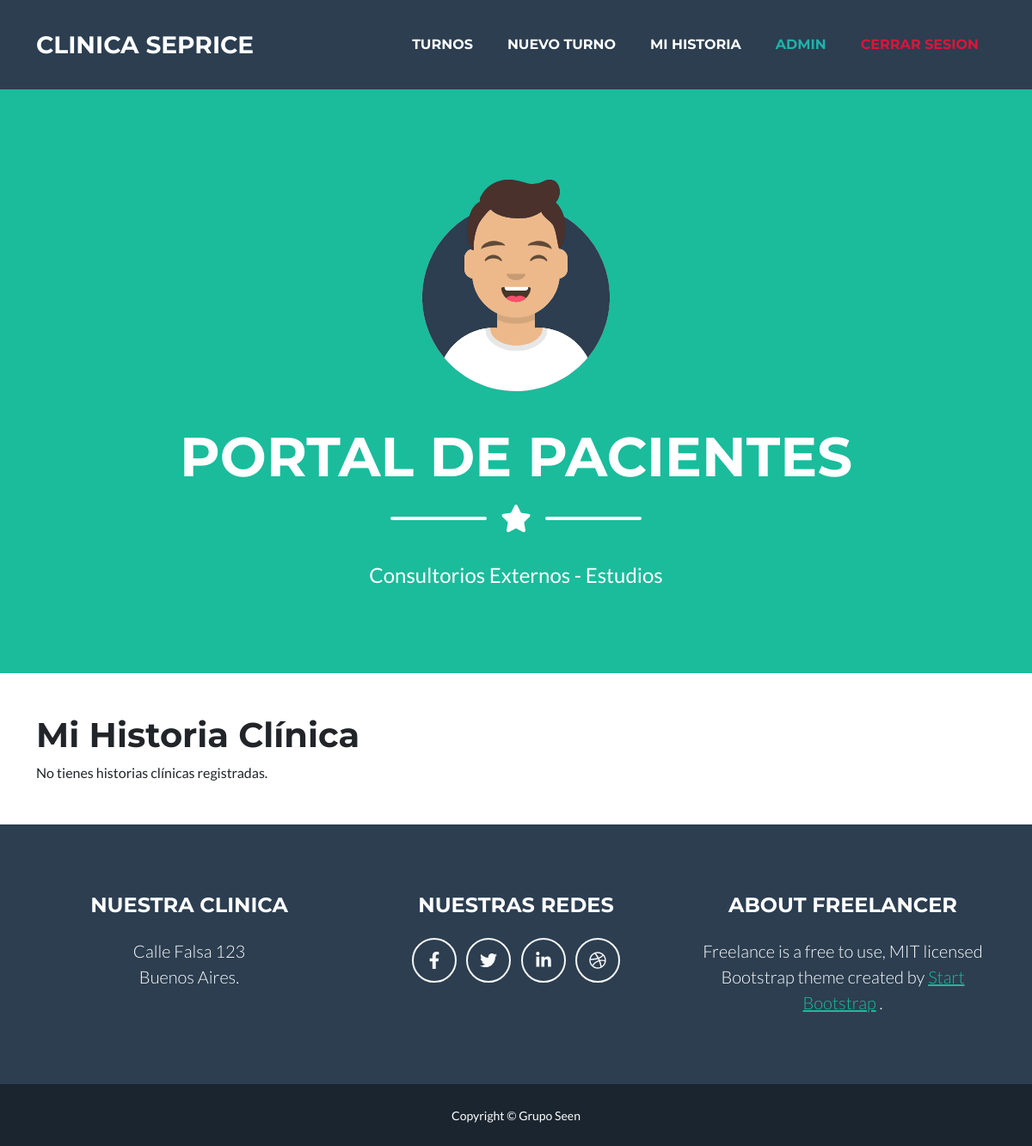
The app's page /mi_historia_clinica/ (signed in), older data.
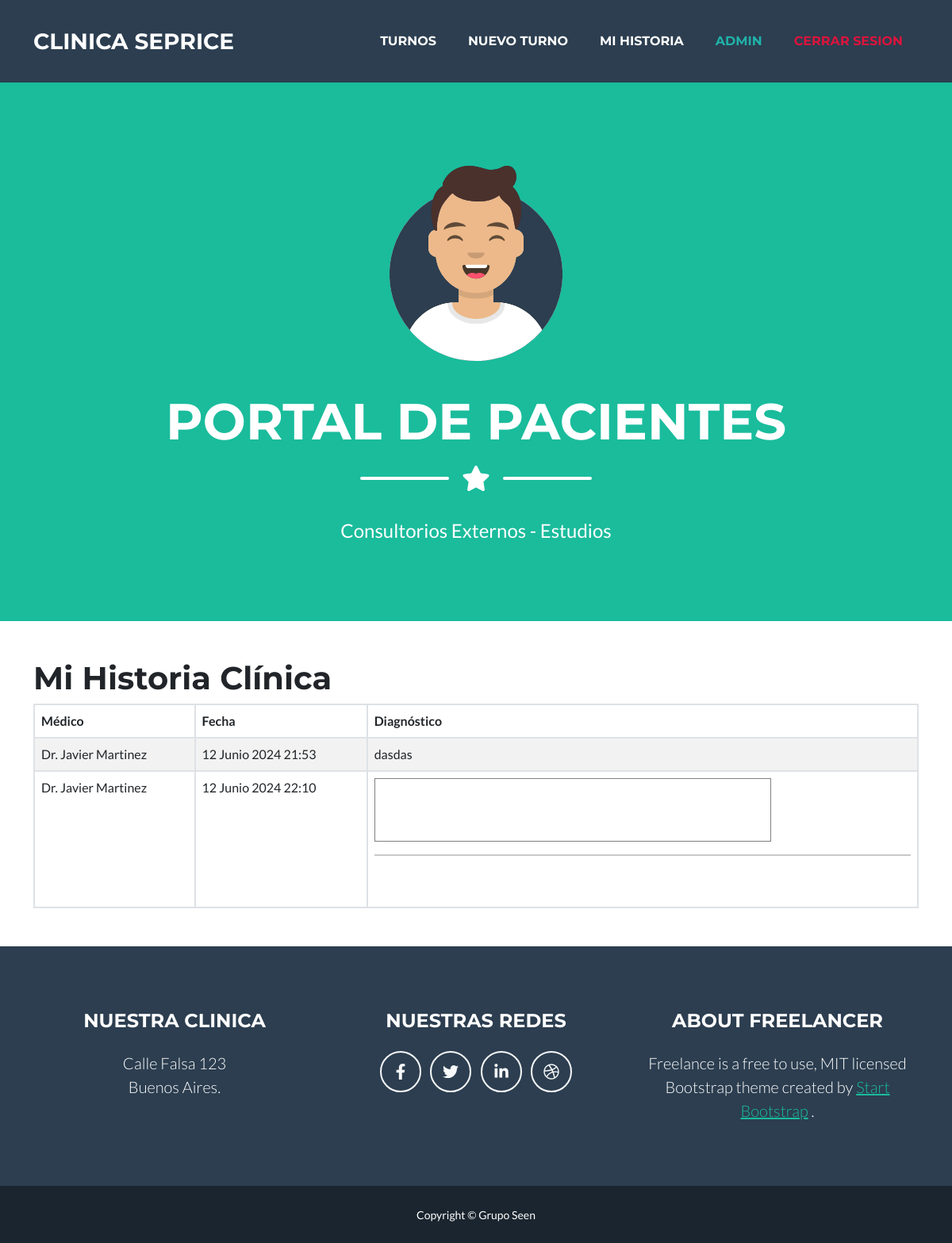
The same page, newer data.
### historias_medicas/models.py (models this page shows, shortened)
class HistoriaClinica(models.Model):
    paciente = models.ForeignKey(User, on_delete=models.CASCADE)
    medico = models.ForeignKey(Medico, on_delete=models.CASCADE)
    fecha = models.DateTimeField(auto_now_add=True)
    diagnostico = RichTextField()

### registro/models.py (models this page shows)
class Medico(models.Model):
    user = models.OneToOneField(User, on_delete=models.CASCADE)
    especialidad = models.OneToOneField(Especialidad, on_delete=models.CASCADE)
    nombre = models.CharField(max_length=100)
    apellido = models.CharField(max_length=100)
    def __str__(self):
        return self.nombre + " " + self.apellido

### historias_medicas/views.py (the view)
# urls.py: path('mi_historia_clinica/', mi_historia_clinica, name='mi_historia_clinica'),
def mi_historia_clinica(request):
    historias_clinicas = HistoriaClinica.objects.filter(paciente=request.user)
    return render(request, 'mi_historia_clinica.html', {'historias_clinicas': historias_clinicas})

### templates/mi_historia_clinica.html
{% extends 'index.html' %}
{% load static %}
{% block contenido_que_cambia %}
<div class="container mt-5 mb-5">
    <h1>Mi Historia Clínica</h1>
    {% if historias_clinicas %}
        <table class="table table-bordered table-striped">
            <thead>
                <tr>
                    <th>Médico</th>
                    <th>Fecha</th>
                    <th>Diagnóstico</th>
                </tr>
            </thead>
            <tbody>
                {% for historia in historias_clinicas %}
                <tr>
                    <td>{{ historia.medico }}</td>
                    <td>{{ historia.fecha }}</td>
                    <td>{{ historia.diagnostico|safe }}</td>
                </tr>
                {% endfor %}
            </tbody>
        </table>
    {% else %}
        <p>No tienes historias clínicas registradas.</p>
    {% endif %}
</div>
{% endblock %}

Row changes from the older to the newer data that the page shows:
added HistoriaClinica: medico "Dr. Javier Martinez", fecha "12 Junio 2024 21:53", diagnostico "dasdas"
added HistoriaClinica: medico "Dr. Javier Martinez", fecha "12 Junio 2024 22:10"
Text that changed along with them:
text no longer shown: "No tienes historias clínicas registradas."
text now shown: "Médico Fecha Diagnóstico"
